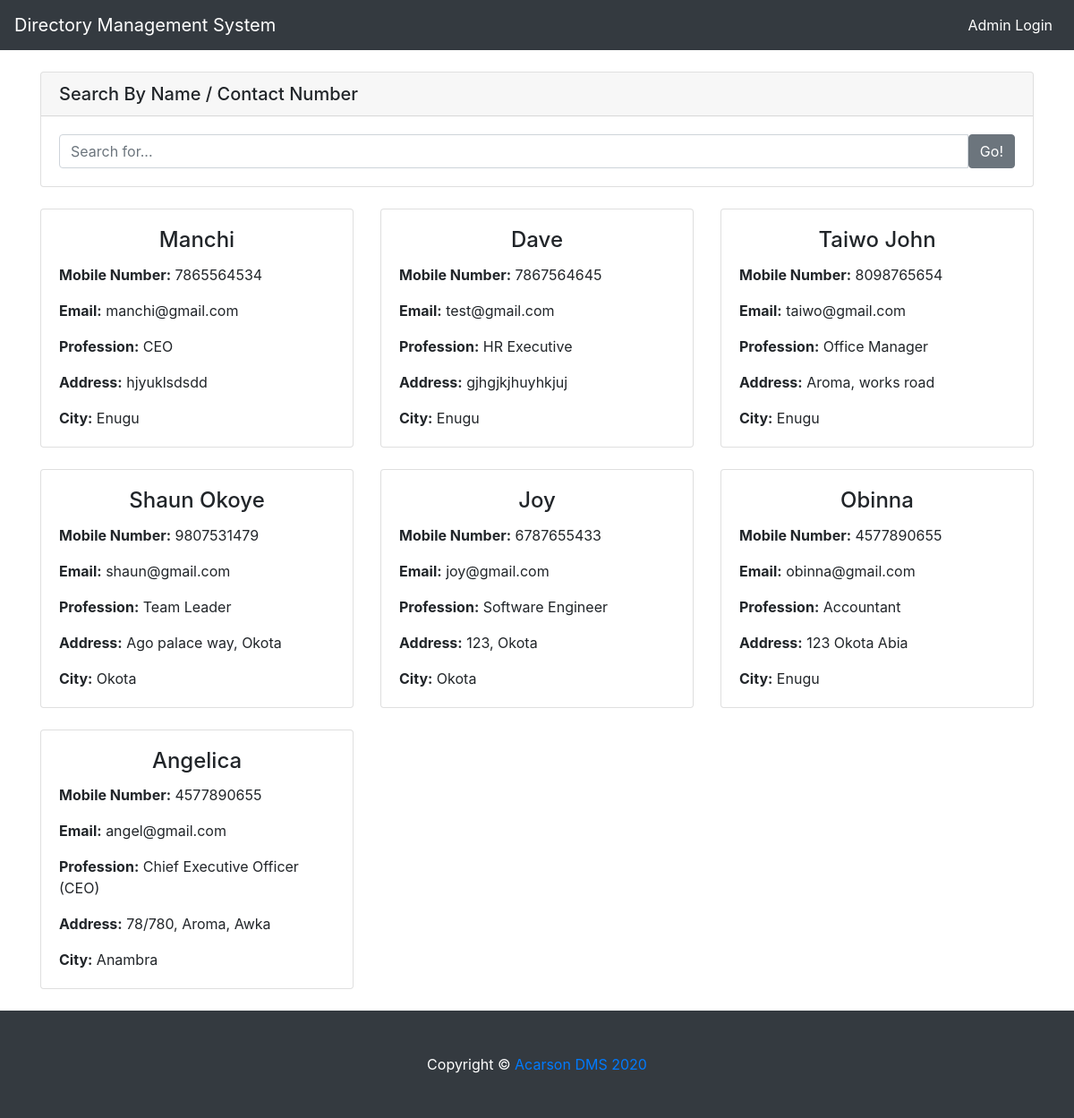
The app's page /dms/index.php with its own data.
### tables this page shows
CREATE TABLE `tbldirectory` (
  `ID` int(10) NOT NULL,
  `FullName` varchar(120) DEFAULT NULL,
  `Profession` varchar(120) DEFAULT NULL,
  `Email` varchar(120) NOT NULL,
  `MobileNumber` bigint(11) DEFAULT NULL,
  `Address` varchar(250) NOT NULL,
  `City` varchar(250) NOT NULL,
  `Status` varchar(120) NOT NULL
);

### dms/index.php (the view, shortened to what this page needs)
<?php
include('admin/include/dbconnection.php');
?>
<!DOCTYPE html>
<html lang="en">
<head>
  <link href="vendor/bootstrap/css/bootstrap.min.css" rel="stylesheet">
  <link href="css/heroic-features.css" rel="stylesheet">
</head>
<body>
  <nav class="navbar navbar-expand-lg navbar-dark bg-dark fixed-top"
    <div class="container">
      <a class="navbar-brand" href="index.php"> Directory Management System</a>
     <div class="collapse navbar-collapse" id="navbarResponsive">
        <ul class="navbar-nav ml-auto">
          <li class="nav-item active">
            <a class="nav-link" href="admin/">Admin Login
            </a>
          </li>
        </ul>
      </div>
  </nav>
  <div class="container">
<form name="search" method="post" action="searchdata.php">
       <div class="card my-4">
          <h5 class="card-header">Search By Name / Contact Number</h5>
          <div class="card-body">
            <div class="input-group">
              <input type="text" class="form-control" name="searchdata" placeholder="Search for..." required="true">
              <span class="input-group-btn">
                <button class="btn btn-secondary" type="submit">Go!</button>
              </span>
            </div>
          </div>
        </div>
</form>
    <div class="row text-left">
<?php
$ret=mysqli_query($con,"select * from tbldirectory where (FullName like '$sdata%'|| MobileNumber like '$sdata%') and (Status=1) order by id desc limit 12 ");
$num=mysqli_num_rows($ret);
if($num>0){
while ($row=mysqli_fetch_array($ret)) {
?>
      <div class="col-lg-4 col-md-6 mb-4">
        <div class="card h-100">
          <div class="card-body">
            <h4 class="card-title" align="center"><?php  echo $row['FullName'];?></h4>
            <p ><b>Mobile Number:</b> <?php  echo $row['MobileNumber'];?></p>
             <p class="card-text"><b>Email:</b> <?php  echo $row['Email'];?></p>
              <p class="card-text"><b>Profession:</b> <?php  echo $row['Profession'];?></p>
               <p class="card-text"><b>Address:</b> <?php  echo $row['Address'];?></p>
                 <p class="card-text"><b>City:</b> <?php  echo $row['City'];?></p>
          </div>
        </div>
      </div>
    <?php } }?>
    </div>
  </div>
  <footer class="py-5 bg-dark">
    <div class="container">
      <p class="m-0 text-center text-white">   <span>Copyright © <a href="https://geekcode.cf" target="_blank">Acarson DMS 2020</a></span></p>
    </div>
  </footer>
</body>
</html>

### dms/css/heroic-features.css (style rules this page uses)
body { padding-top: 56px; }

### records on screen
tbldirectory: FullName "Manchi", MobileNumber "7865564534", Email "manchi@gmail.com", Profession "CEO", Address "hjyuklsdsdd", City "Enugu"
tbldirectory: FullName "Dave", MobileNumber "7867564645", Email "test@gmail.com", Profession "HR Executive", Address "gjhgjkjhuyhkjuj", City "Enugu"
tbldirectory: FullName "Taiwo John", MobileNumber "8098765654", Email "taiwo@gmail.com", Profession "Office Manager", Address "Aroma, works road", City "Enugu"
tbldirectory: FullName "Shaun Okoye", MobileNumber "9807531479", Email "shaun@gmail.com", Profession "Team Leader", Address "Ago palace way, Okota", City "Okota"
tbldirectory: FullName "Joy", MobileNumber "6787655433", Email "joy@gmail.com", Profession "Software Engineer", Address "123, Okota", City "Okota"
tbldirectory: FullName "Obinna", MobileNumber "4577890655", Email "obinna@gmail.com", Profession "Accountant", Address "123 Okota Abia", City "Enugu"
tbldirectory: FullName "Angelica", MobileNumber "4577890655", Email "angel@gmail.com", Profession "Chief Executive Officer (CEO)", Address "78/780, Aroma, Awka", City "Anambra"
